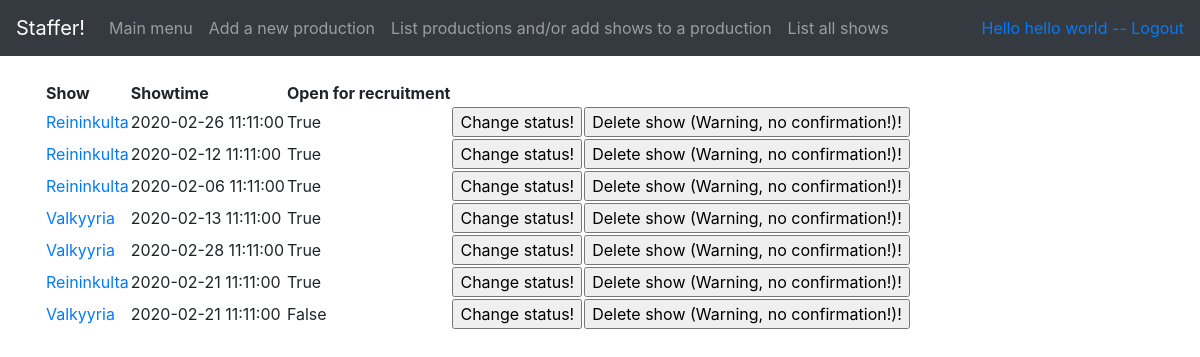
The page /shows/ (signed in) on the database its author committed.
### application/auth/models.py (models this page shows, shortened)
class User(db.Model):
    __tablename__ = "account"
    id = db.Column(db.Integer, primary_key=True)
    date_created = db.Column(db.DateTime, default=db.func.current_timestamp())
    date_modified = db.Column(db.DateTime, default=db.func.current_timestamp(),
                              onupdate=db.func.current_timestamp())
    name = db.Column(db.String(144), nullable=False)
    username = db.Column(db.String(144), nullable=False)
    password = db.Column(db.String(144), nullable=False)

### application/shows/models.py (models this page shows, shortened)
class Show(db.Model):
    id = db.Column(db.Integer, primary_key=True)
    show_date = db.Column(db.DateTime, default=db.func.current_timestamp())
    date_modified = db.Column(db.DateTime, default=db.func.current_timestamp(),
    onupdate=db.func.current_timestamp())
    name = db.Column(db.String(144), nullable=False)
    open_for_recruitment = db.Column(db.Boolean, nullable=False)
    production_id = db.Column(db.Integer, db.ForeignKey('production.id'),
                           nullable=False)

### application/shows/views.py (the view)
@app.route("/shows/", methods=["GET"])
@login_required
def shows_index():
    return render_template("shows/list.html", shows = Show.query.all())

### application/__init__.py (called while the page is built)
@login_manager.user_loader
def load_user(user_id):
    return User.query.get(user_id)

### application/templates/shows/list.html
{% extends "layout.html" %}
{% block body %}
  <table>
    <tr>
      <th>Show</th>
      <th>Showtime</th>
      <th>Open for recruitment</th>
      <th></th>
    </tr>
    {% for show in shows %}
    <tr>
      <td><a href="{{ url_for('show_details', show_id=show.id) }}">{{ show.name }}</a></td>
      <td>{{ show.show_date }}</td>
      <td>{{ show.open_for_recruitment }}</td>
      <td>
        <form method="POST" action="{{ url_for('shows_set_recruitment_open', show_id=show.id) }}">
          <input type="submit" value="Change status!"/>
        </form>
      </td>
      <td>
        <form method="POST" action="{{ url_for('shows_delete', show_id=show.id) }}">
          <input type="submit" value="Delete show (Warning, no confirmation!)!"/>
        </form>
      </td>
    </tr>
    {% endfor %}
  </table>
{% endblock %}

### application/templates/layout.html (shortened to what this page needs)
<!DOCTYPE html>
<html>
  <head>
    <link rel="stylesheet" href="https://maxcdn.bootstrapcdn.com/bootstrap/4.0.0/css/bootstrap.min.css">
  </head>
  <body>
    <nav class="navbar navbar-expand-md navbar-dark bg-dark mb-4">
      <a class="navbar-brand" href="#">Staffer!</a>
      <div class="collapse navbar-collapse" id="navbarCollapse">
              <ul class="navbar-nav mr-auto">
        {% if current_user.is_authenticated %}
        <li class="nav-item">
          <a class="nav-link" href="{{ url_for('index') }} ">Main menu</a>
        </li>
        <li class="nav-item">
          <a class="nav-link" href="{{ url_for('productions_form') }}">Add a new production</a>
        </li>
        <li class="nav-item">
          <a class="nav-link" href="{{ url_for('productions_index') }}">List productions and/or add shows to a production</a>
        </li>
        <li class="nav-item">
          <a class="nav-link" href="{{ url_for('shows_index') }}">List all shows</a>
        </li>
        {% endif %}
        </ul>
        <div class="form-inline mt-2 mt-md-0">
          {% if current_user.is_authenticated %}
          <a href="{{ url_for('auth_logout') }}">Hello {{ current_user.name }} -- Logout</a>
          {% else %}
          <a href="{{ url_for('auth_login') }}">Login</a>
          {% endif %}
          </div>
        </div>
      </nav>
  <main role="main" class="container">
    {% block body %}{% endblock %}
  </main>
  </body>
</html>

### rows shown on the page
User: name "hello world"
Show: name "Reininkulta", show_date "2020-02-26 11:11:00", open_for_recruitment "True"
Show: name "Reininkulta", show_date "2020-02-12 11:11:00", open_for_recruitment "True"
Show: name "Reininkulta", show_date "2020-02-06 11:11:00", open_for_recruitment "True"
Show: name "Valkyyria", show_date "2020-02-13 11:11:00", open_for_recruitment "True"
Show: name "Valkyyria", show_date "2020-02-28 11:11:00", open_for_recruitment "True"
Show: name "Reininkulta", show_date "2020-02-21 11:11:00", open_for_recruitment "True"
Show: name "Valkyyria", show_date "2020-02-21 11:11:00", open_for_recruitment "False"
